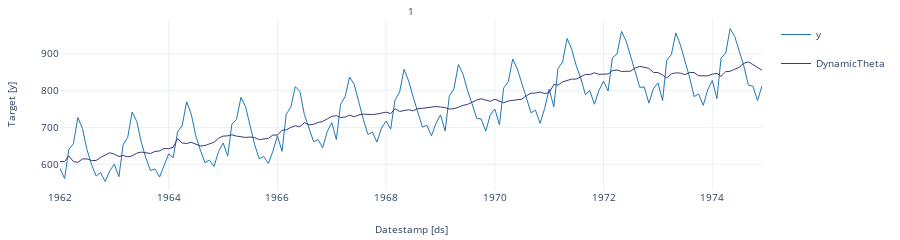

Notebook code cell kept with this figure:
### Code cell
StatsForecast.plot(values)

### Figure 1 — Plotly figure (JSON) as saved in the notebook; plotly's stock layout.template omitted (floating-point values rounded to 4 significant figures; data arrays with more than 128 entries replaced by an {"elided": "..."} marker saying what was removed)
{"data": [{"legendgroup": "y", "line": {"color": "#1f77b4", "width": 1}, "mode": "lines", "name": "y", "showlegend": true, "type": "scatter", "x": {"elided": "156 str values"}, "xaxis": "x", "y": {"elided": "156 int values"}, "yaxis": "y"}, {"legendgroup": "DynamicTheta", "line": {"color": "#393b79", "width": 1}, "mode": "lines", "name": "DynamicTheta", "showlegend": true, "type": "scatter", "x": {"elided": "156 str values"}, "xaxis": "x", "y": {"elided": "156 float values"}, "yaxis": "y"}], "layout": {"annotations": [{"font": {"size": 10}, "showarrow": false, "text": "1", "x": 0.5, "xanchor": "center", "xref": "paper", "y": 1, "yanchor": "bottom", "yref": "paper"}, {"font": {"size": 10}, "showarrow": false, "text": "Datestamp [ds]", "x": 0.5, "xanchor": "center", "xref": "paper", "y": 0, "yanchor": "top", "yref": "paper", "yshift": -30}, {"font": {"size": 10}, "showarrow": false, "text": "Target [y]", "textangle": -90, "x": 0, "xanchor": "right", "xref": "paper", "xshift": -40, "y": 0.5, "yanchor": "middle", "yref": "paper"}], "autosize": true, "font": {"size": 10}, "height": 150, "margin": {"b": 50, "l": 60, "r": 10, "t": 20}, "xaxis": {"anchor": "y", "domain": [0, 1], "showticklabels": true, "visible": true}, "yaxis": {"anchor": "x", "domain": [0, 1]}}}
